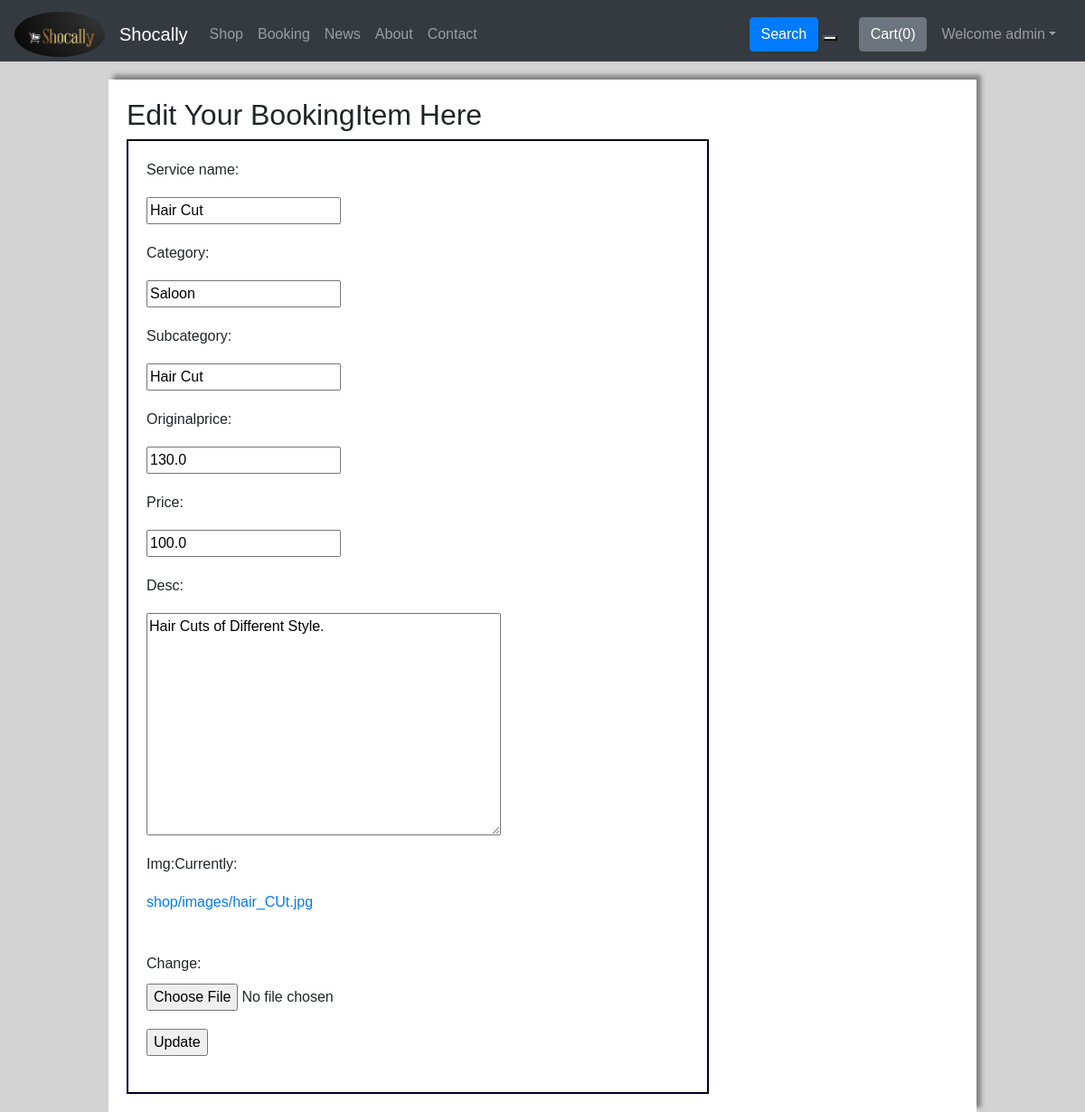
The app's page /booking/editBookingItem/1 (signed in) with its own data.
### shop/models.py (models this page shows, shortened)
class User(AbstractUser):
    PINCODE=models.IntegerField(default=0)
    UserType=models.CharField(max_length=20, default="user")
    Address=models.CharField(max_length=500, default="")
    Category=models.CharField(max_length=50, default="")
    PhoneNo=models.IntegerField(default=0)
    UserImg=models.ImageField(upload_to="shop/images",default="")
    is_Seller=models.BooleanField(default=False)
    is_Customer=models.BooleanField(default=False)
    is_Reporter=models.BooleanField(default=False)
    CityManager=models.BooleanField(default=False)
    def __str__(self):
        return self.first_name+" "+self.last_name+" -- "+str(self.PINCODE)

### booking/models.py (models this page shows, shortened)
class BookingItem(models.Model):
    item_id = models.AutoField
    seller = models.ForeignKey(Seller,on_delete=models.CASCADE) # one to many relationship
    service_name = models.CharField(max_length=50, default="")
    category = models.CharField(max_length=50, default="")
    subCategory = models.CharField(max_length=50, default="")
    originalPrice = models.FloatField(default=0.0)
    price = models.FloatField(default=0.0)
    desc = models.TextField()
    image = models.ImageField(upload_to='booking/images', default="")
    rating = models.FloatField(default=0.0)
    ratingNo = models.IntegerField(default=0)  #Number of rating by users

### booking/views.py (the view)
# urls.py: path('editBookingItem/<int:bookId>', views.editBookingItem, name="editBookingItem"),
@login_required(login_url='/')
def editBookingItem(request,bookId):
    bookingItem=BookingItem.objects.get(id=bookId)
    fields={'service_name':bookingItem.service_name, 'category':bookingItem.category,'subCategory':bookingItem.subCategory,'originalPrice':bookingItem.originalPrice,'price':bookingItem.price,'desc':bookingItem.desc,'img':bookingItem.image}
    form=NewBookingItemForm(initial=fields)
    return  render(request, "booking/editBookingItem.html",{'form':form,'bookingItem':bookingItem})

### booking/forms.py
class NewBookingItemForm(forms.Form):
    service_name = forms.CharField()
    category = forms.CharField()
    subCategory = forms.CharField()
    originalPrice = forms.FloatField()
    price = forms.FloatField()
    desc = forms.CharField(widget=forms.Textarea)
    img = forms.ImageField()

### templates/booking/editBookingItem.html (shortened to what this page needs)
{% extends 'base.html' %}
{% load static %}
{% block link %}
<link rel="stylesheet" href="{% static 'css/shop/edit.css' %}">
{% endblock %}
{% block body %}
    <div id="main">
      <h2>Edit Your BookingItem Here</h2>
      <form action="/booking/editBookingItemHandle/" enctype='multipart/form-data' method="post" >
        {{form}}
        <input type="submit" value="Update">
      </form>
    </div>
{% endblock %}

### templates/base.html (shortened to what this page needs)
<!doctype html>
<html lang="en">
  <head>
    <link rel="stylesheet" href="https://stackpath.bootstrapcdn.com/bootstrap/4.5.2/css/bootstrap.min.css">
    {% block link %} {% endblock %}
  </head>
  <body>
    <nav class="navbar mb-0 pb-0 sticky-top navbar-expand-lg navbar-dark bg-dark">
      <a class="navbar-brand" href="#">
        <img src="/static/image/logo3.png" class="rounded-circle" width="100" height="50" alt="">
      </a>
        <a class="navbar-brand" href="/">Shocally</a>
        <div class="collapse navbar-collapse" id="navbarSupportedContent">
          <ul class="navbar-nav mr-auto">
            {% if user.is_authenticated %}
            <li class="nav-item {% block shopactive %}  {% endblock shopactive %} ">
              <a class="nav-link" href="/shop/pinResult/{{user.PINCODE}}">Shop</a>
            </li>
            {% endif %}
            <li class="nav-item {% block bookingactive %}  {% endblock bookingactive %} ">
              <a class="nav-link" href="/booking/">Booking</a>
            </li>
            <li class="nav-item {% block newsactive %}  {% endblock newsactive %} ">
              <a class="nav-link" href="/news/">News</a>
            </li>
            <li class="nav-item {% block aboutactive %}  {% endblock aboutactive %}" >
              <a class="nav-link" href="/shop/about/">About</a>
            </li>
            <li class="nav-item {% block contactactive %}  {% endblock contactactive %} ">
              <a class="nav-link" href="/contact">Contact</a>
            </li>
          </ul>
          <div class="ml-auto form-inline ">
          <form method="get" action="/search"class="my-2 my-lg-0 mx-3">
            <button class="btn btn-primary my-2 my-sm-0 " type="submit">Search</button>
            <button type="button" name="button" id="google_translate_element"></button>
          </form>
          {% if user.is_authenticated %}
          <button type="button" class="btn btn-secondary mx-2" id="popcart" data-container="body" data-toggle="popover" data-placement="bottom" data-html="true" data-content="Vivamus
          sagittis lacus vel augue laoreet rutrum faucibus.">
        Cart(<span id="cart">0</span>)
      </button>
          <ul class="navbar-nav mr-2">
          <li class="nav-item dropdown">
          <a class="nav-link dropdown-toggle" href='#' id="AuthUser" role="button" data-toggle="dropdown"> Welcome {{request.user.first_name|slice:":6"}}</a>
            </li>
            </ul>
            </div>
{% endif %}
        </div>
      </nav>
{% block body %}  {% endblock body %}
{% load static %}
</body>
</html>

### static/css/shop/edit.css (style rules this page uses)
body { background-color: lightgray; padding:0px; margin:0px; font-family:sans-serif; }
#main { width:80%; margin:auto; align-items:stretch; justify-content: center; background-color:white; min-height:500px; padding:20px; margin-top:20px; box-shadow: 5px -5px 5px gray; }
#main form { width:70%; border:2px Solid #000020; padding:20px; }
#main form input { display:block; margin-top:10px; margin-bottom:20px; }
#main form textarea { display:block; margin-top:10px; margin-bottom:20px; }
#main form a { display:block; margin-top:10px; margin-bottom:20px; }

### records on screen
User: user.first_name "admin"
BookingItem: service_name "Hair Cut", category "Saloon", subCategory "Hair Cut", originalPrice "130.0", price "100.0", desc "Hair Cuts of Different Style."
